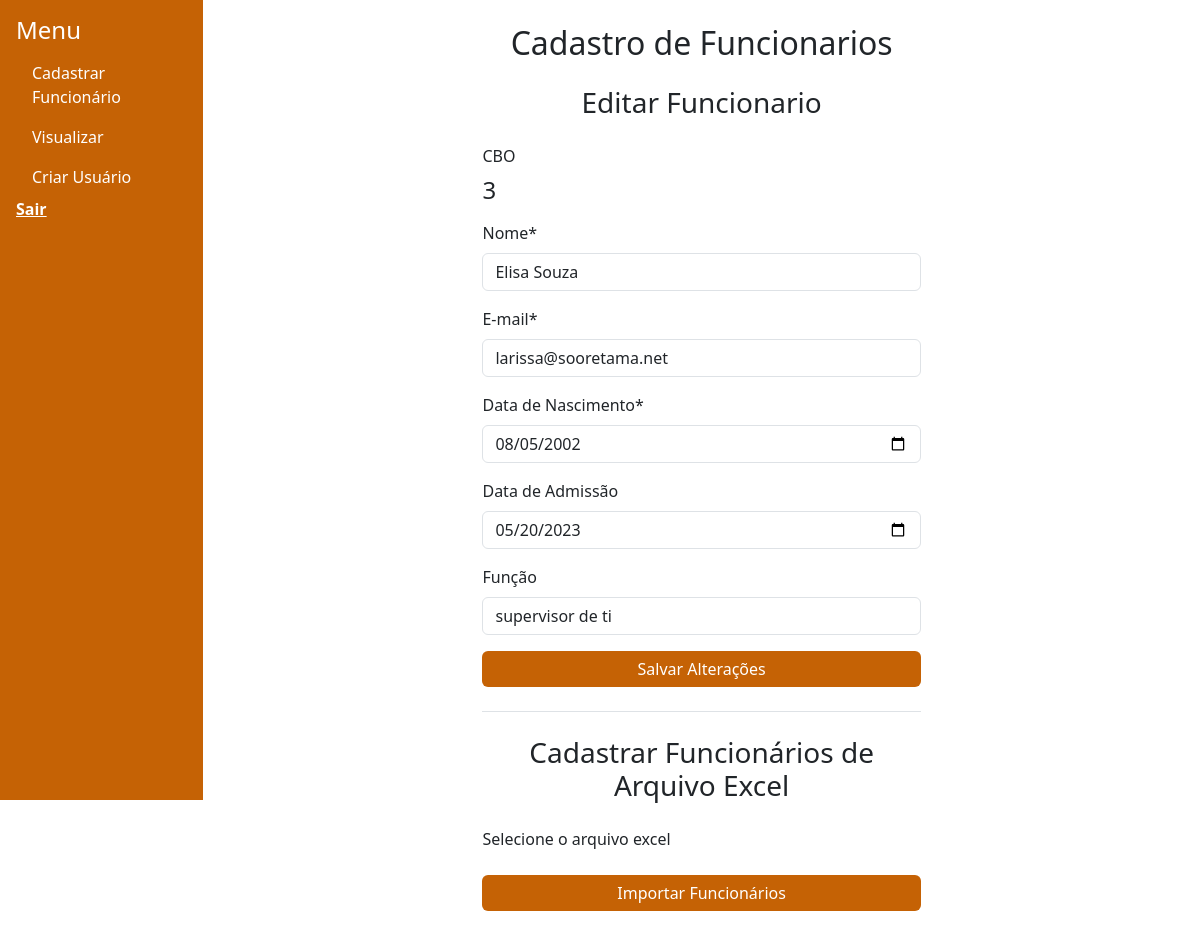
/funcionarios/editar-funcionarios/3/, run on an earlier commit of the app's database.
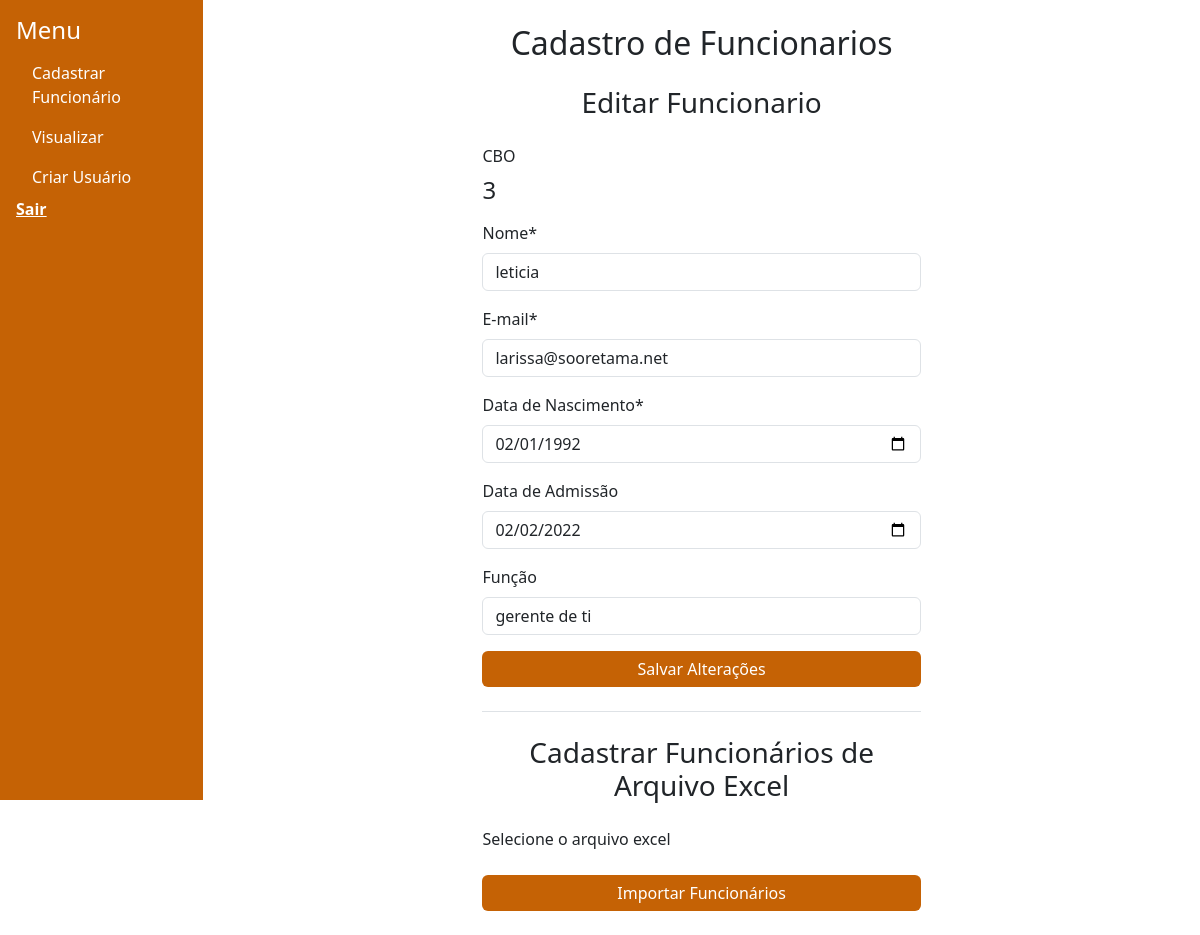
And on a later commit of the database.
### funcionarios/models.py (models this page shows, shortened)
class Funcionario(models.Model):
    nome = models.CharField(max_length=100)
    email= models.EmailField()
    data_nascimento = models.DateField(null=False, blank=False)
    foto = models.ImageField(upload_to='foto/' , blank=True, null=True)
    arquivo_pdf = models.FileField(upload_to='pdf/' , blank=True, null=True)
    cbo = models.AutoField(primary_key=True)
    funcao = models.CharField(max_length=100, null=True)
    data_admissao = models.DateField(null=True, blank=True)
    id_tarefa_mail = models.CharField(max_length=255, null=True, blank=True)
    class Meta:
        permissions = [
            ("cadastrar_funcionarios", "Pode cadastrar funcionários")
        ]

### funcionarios/views.py (the view)
# urls.py: path('editar-funcionarios/<int:cbo>/', views.editar_funcionarios, name='editar_funcionarios'),
def editar_funcionarios(request, cbo):
    funcionario = get_object_or_404(Funcionario, cbo=cbo)
    print(f"Dados do funcionário: {funcionario.nome}, {funcionario.email}, {funcionario.data_nascimento}")
    if request.method == 'POST':
        form_editar = FuncionarioForm(request.POST, instance=funcionario)
        if form_editar.is_valid():
            form_editar.save()  # Salva o funcionário com os dados corrigidos
            messages.success(request, "Funcionário alterado com sucesso.")
            return redirect('funcionarios:menu_cadastros')
        else:
            messages.error(request, "Falha ao editar o cadastro do funcionário.")
            print(f"Erros ao editar: {form_editar.errors}")  # Para depuração
    else:
        form_editar = FuncionarioForm(instance=funcionario)
    return render(request, 'funcionarios/cadastrar_funcionario.html', {
        'form_funcionario': form_editar,
    })

### funcionarios/templates/funcionarios/cadastrar_funcionario.html (shortened to what the changed rows need)
{% extends "funcionarios/base.html" %}
{% load static %}
    {% block content %}
    <div class="container d-flex justify-content-center align-items-center min-vh-70">
        <div class="row w-100">
            <div class="col-lg-6 col-md-8 col-sm-12 mx-auto">
                <h2 class="text-center mb-4">Cadastro de Funcionarios</h2>
                <form method="POST"
                    action="{% if form_funcionario.instance.cbo %}{% url 'funcionarios:editar_funcionarios' form_funcionario.instance.cbo %}{% else %}{% url 'funcionarios:cadastrar_funcionarios' %}{% endif %}">
                    <div class="mb-3">
                        <label for="cbo" class="form-label">CBO</label>
                        {% if form_funcionario.instance.cbo %}
                            <h4 class="form-label fw-normal">{{ form_funcionario.instance.cbo }}</h4>
                        {% else %}
                            <input type="hidden" name="cbo" value="{{ cbo_gerado }}" readonly>
                            <h4 class="form-label fw-normal">{{ cbo_gerado }}</h4>
                        {% endif %}
                        </div>
                    <div class="mb-3">
                        <label for="{{ form_funcionario.nome.id_for_label }}" class="form-label">Nome*</label>
                        <input
                            type="text"
                            name="nome"
                            id="id_nome"
                            class="form-control"
                            value="{{ form_funcionario.nome.value|default_if_none:'' }}"
                            placeholder="Digite seu nome e sobrenome"
                            required>
                    </div>
                    <div class="mb-3">
                        <label for="{{ form_funcionario.email.id_for_label }}" class="form-label">E-mail*</label>
                        <input
                            type="email"
                            name="email"
                            id="id_email"
                            class="form-control"
                            value="{{ form_funcionario.email.value|default_if_none:'' }}"
                            placeholder="Digite um e-mail válido"
                            required>
                    </div>
                    <div class="mb-3">
                        <label for="{{ form_funcionario.data_nascimento.id_for_label }}" class="form-label">Data de Nascimento*</label>
                        <input
                            type="date"
                            name="data_nascimento"
                            id="id_data_nascimento"
                            class="form-control"
                            value="{% if form_funcionario.data_nascimento.value %}{{ form_funcionario.data_nascimento.value|date:'Y-m-d' }}{% endif %}"
                            placeholder="dd/mm/aaaa"
                            required>
                    </div>
                    <div class="mb-3">
                        <label for="{{ form_funcionario.data_admissao.id_for_label }}" class="form-label">Data de Admissão</label>
                        <input
                            type="date"
                            name="data_admissao"
                            id="id_data_admissao"
                            class="form-control"
                            value="{{ form_funcionario.data_admissao.value|date:'Y-m-d' }}"
                            placeholder="dd/mm/aaaa">
                    </div>
                    <div class="mb-3">
                        <label for="{{ form_funcionario.funcao.id_for_label }}" class="form-label">Função</label>
                        <input
                            type="text"
                            name="funcao"
                            id="id_funcao"
                            class="form-control"
                            placeholder="Digite seu cargo"
                            value="{{ form_funcionario.funcao.value|default_if_none:'' }}">
                    </div>
                </form>
            </div>
        </div>
    </div>
{% endblock %}

What changed in the data, as far as the page shows it:
changed Funcionario "larissa@sooretama.net": nome "Elisa Souza" → "leticia"; data_nascimento "08/05/2002" → "02/01/1992"; data_admissao "05/20/2023" → "02/02/2022"; funcao "supervisor de ti" → "gerente de ti"
